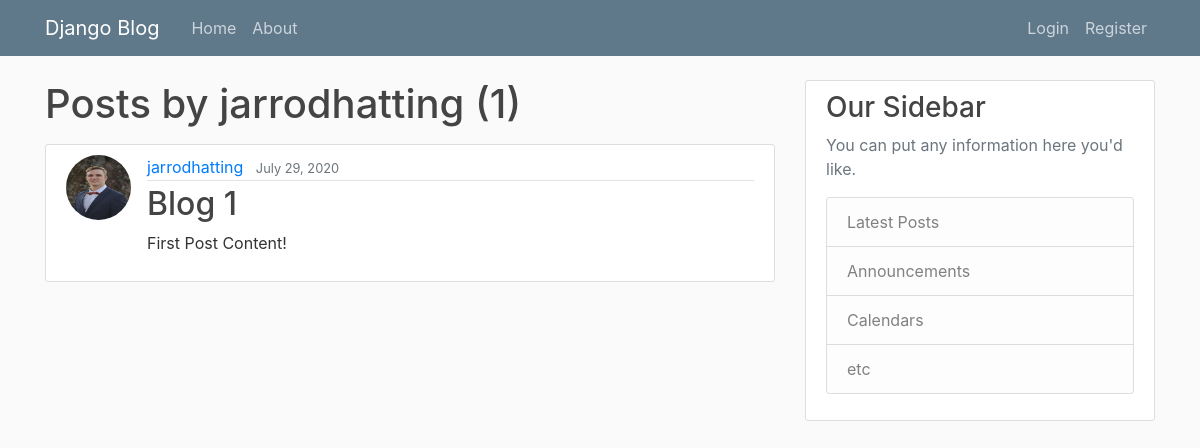
/user/jarrodhatting, run on an earlier commit of the app's database.
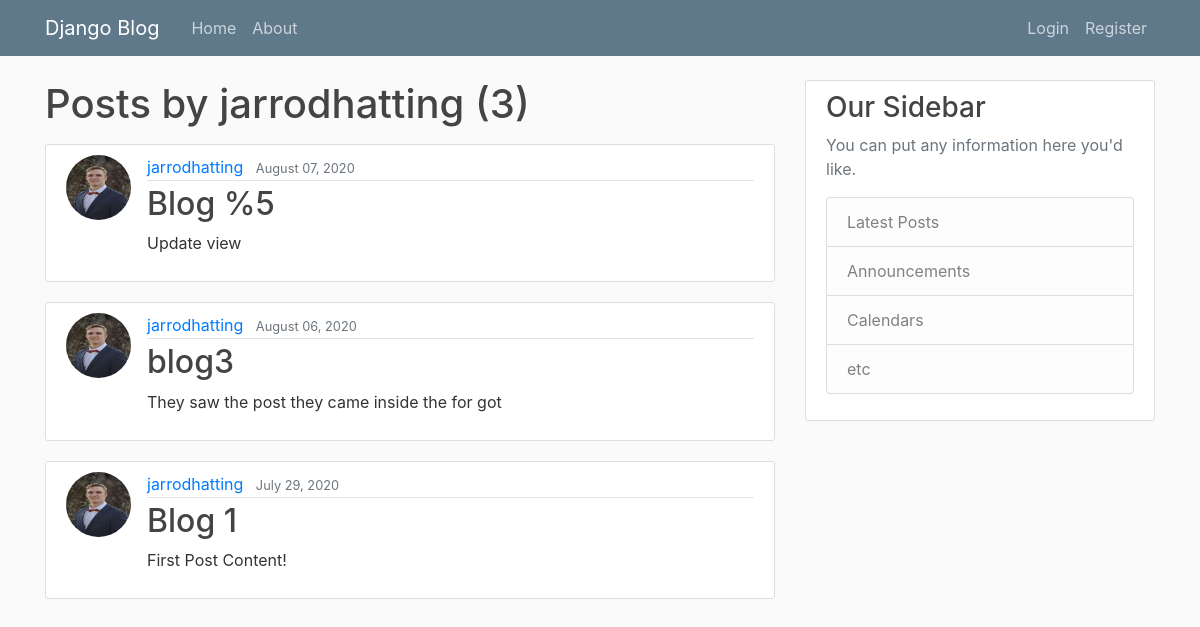
And on a later commit of the database.
### blog/models.py (models this page shows, shortened)
class Post(models.Model):
    title = models.CharField(max_length=100)
    content = models.TextField()
    date_posted = models.DateTimeField(default=timezone.now)
    author = models.ForeignKey(User, on_delete=models.CASCADE)

### users/models.py (models this page shows, shortened)
class Profile(models.Model):
    user = models.OneToOneField(User, on_delete=models.CASCADE)
    image = models.ImageField(default='default.jpg', upload_to='profile_pics')

### blog/views.py (the view)
# urls.py: path('user/<str:username>', UserPostListView.as_view(), name='user-posts'),
class UserPostListView(ListView):
    model = Post
    template_name = 'blog/user_posts.html'  # <app>/<model>_<viewtype>.html
    context_object_name = 'posts'
    paginate_by = 5
    def get_queryset(self):
        user = get_object_or_404(User, username=self.kwargs.get('username'))
        return Post.objects.filter(author=user).order_by('-date_posted')

### blog/templates/blog/user_posts.html (shortened to what this page needs)
{% extends "blog/base.html" %}
{% block content %}
    <h1 class="mb-3">Posts by {{ view.kwargs.username }} ({{ page_obj.paginator.count }})</h1>
    {% for post in posts %}
        <article class="media content-section">
          <img class="rounded-circle article-img" src="{{ post.author.profile.image.url }}">
          <div class="media-body">
            <div class="article-metadata">
              <a class="mr-2" href="{% url 'user-posts' post.author.username %}">{{ post.author }}</a>
              <small class="text-muted">{{ post.date_posted|date:"F d, Y" }}</small>
            </div>
            <h2><a class="article-title" href="{% url 'post-detail' post.id %}">{{ post.title }}</a></h2>
            <p class="article-content">{{ post.content }}</p>
          </div>
        </article>
    {% endfor %}
{% endblock content %}

### blog/templates/blog/base.html (shortened to what this page needs)
{% load static %}
<!DOCTYPE html>
<html>
<head>
    <link rel="stylesheet" href="https://maxcdn.bootstrapcdn.com/bootstrap/4.0.0/css/bootstrap.min.css">
    <link rel="stylesheet" type="text/css" href="{% static 'blog/main.css' %}">
</head>
<body>
    <header class="site-header">
      <nav class="navbar navbar-expand-md navbar-dark bg-steel fixed-top">
        <div class="container">
          <a class="navbar-brand mr-4" href="{% url 'blog-home' %}">Django Blog</a>
          <div class="collapse navbar-collapse" id="navbarToggle">
            <div class="navbar-nav mr-auto">
              <a class="nav-item nav-link" href="{% url 'blog-home' %}">Home</a>
              <a class="nav-item nav-link" href="{% url 'blog-about' %}">About</a>
            </div>
            <div class="navbar-nav">
              {% if user.is_authenticated %}
                <a class="nav-item nav-link" href="{% url 'post-create' %}">New Post</a>
                <a class="nav-item nav-link" href="{% url 'profile' %}">Profile</a>
                <a class="nav-item nav-link" href="{% url 'logout' %}">Logout</a>
              {% else %}
                <a class="nav-item nav-link" href="{% url 'login' %}">Login</a>
                <a class="nav-item nav-link" href="{% url 'register' %}">Register</a>
              {% endif %}
            </div>
          </div>
        </div>
      </nav>
    </header>
    <main role="main" class="container">
      <div class="row">
        <div class="col-md-8">
          {% block content %}{% endblock %}
        </div>
        <div class="col-md-4">
          <div class="content-section">
            <h3>Our Sidebar</h3>
            <p class='text-muted'>You can put any information here you'd like.
              <ul class="list-group">
                <li class="list-group-item list-group-item-light">Latest Posts</li>
                <li class="list-group-item list-group-item-light">Announcements</li>
                <li class="list-group-item list-group-item-light">Calendars</li>
                <li class="list-group-item list-group-item-light">etc</li>
              </ul>
            </p>
          </div>
        </div>
      </div>
    </main>
</body>
</html>

### blog/static/blog/main.css (style rules this page uses)
body { background: #fafafa; color: #333333; margin-top: 5rem; }
h1, h2, h3, h4, h5, h6 { color: #444444; }
ul { margin: 0; }
.bg-steel { background-color: #5f788a; }
.site-header .navbar-nav .nav-link { color: #cbd5db; }
.content-section { background: #ffffff; padding: 10px 20px; border: 1px solid #dddddd; border-radius: 3px; margin-bottom: 20px; }
.article-title { color: #444444; }
.article-content { white-space: pre-line; }
.article-img { height: 65px; width: 65px; margin-right: 16px; }
.article-metadata { padding-bottom: 1px; margin-bottom: 4px; border-bottom: 1px solid #e3e3e3 }

What changed in the data, as far as the page shows it:
added Post: author.profile.image (picture), author "jarrodhatting", date_posted "August 07, 2020", title "Blog %5", content "Update view"
added Post: author.profile.image (picture), author "jarrodhatting", date_posted "August 06, 2020", title "blog3", content "They saw the post they came inside the for got"
Also different on the page:
{{ page_obj.paginator.count }}: "1" → "3"
